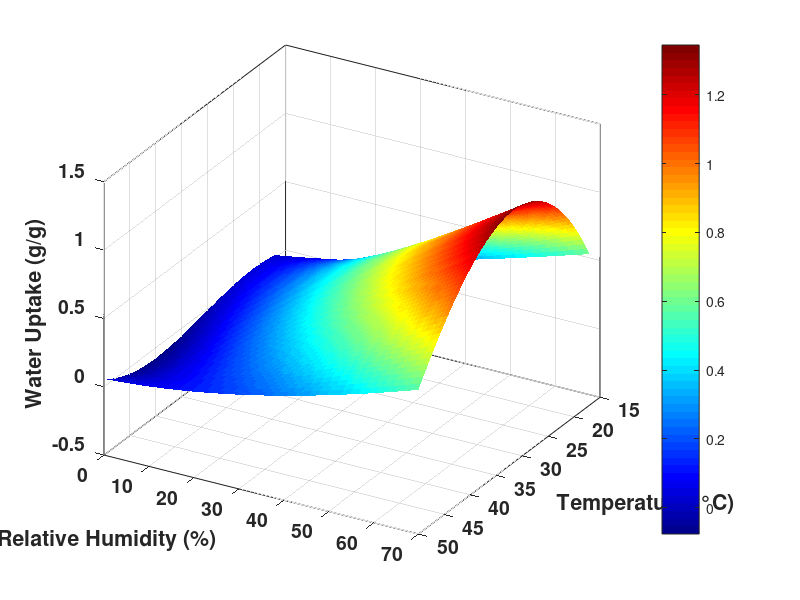

The MATLAB script that drew this image: (Note: this script raises an error after producing the figure.)
% Cubic Response Surface Model
clear; clc; close all;

% Raw data
T = [17 17 17 17 17 17 17 23 23 23 23 23 23 23 30 30 30 30 30 30 30 45 45 45 45 45 45 45 50 50 50 50 50 50 50]';   % Temperature (°C)
RH = [0 25 50 70 10 40 60 0 25 50 70 10 40 60 0 25 50 70 10 40 60 0 25 50 70 10 40 60 0 25 50 70 10 40 60]';             % Relative Humidity (% RH)
WU = [0 0.24 0.41 0.52 0.12 0.35 0.49 0 0.33 0.9 1.24 0.15 0.45 0.85 0 0.38 1.01 1.33 0.2 0.6 1.15 0 0.26 0.597 0.78 0.1 0.32 0.73 0 0.19 0.31 0.57 0.05 0.26 0.55]';   % Water Uptake (g/g)

% RH to water activity
Aw = RH / 100;  

% Design matrix
X = [ones(size(T)) , T , Aw , T.^2 , Aw.^2 , T.*Aw , T.^3 , Aw.^3 , T.^2.*Aw , T.*Aw.^2];
termNames = {'Intercept','T','aw','T^2','aw^2','T·aw','T^3','aw^3','T^2·aw','T·aw^2'};

% Solve OLS
b = X \ WU;
y_pred = X * b;
resid = WU - y_pred;

% Goodness of fit
SSres = sum(resid.^2);
SStot = sum((WU - mean(WU)).^2);
R2 = 1 - SSres/SStot;
n = numel(WU); p = numel(b);
AdjR2 = 1 - (1-R2)*(n-1)/(n-p-1);
RMSE = sqrt(mean(resid.^2));

% Print results
fprintf('\nCubic RSM Fit for Water Uptake Modelling Parameters\n');
for i = 1:numel(b)
    fprintf('%-8s = %+0.8f\n', termNames{i}, b(i));
end
fprintf('\nR² = %.4f | Adj R² = %.4f | RMSE = %.4f g/g\n', R2, AdjR2, RMSE);

% Plotting
[Tg, RHg] = meshgrid(linspace(min(T),max(T),70), linspace(min(RH),max(RH),70));
awg = RHg/100;

WU_pred = b(1) + b(2).*Tg + b(3).*awg + b(4).*Tg.^2 + b(5).*awg.^2 + ...
          b(6).*Tg.*awg + b(7).*Tg.^3 + b(8).*awg.^3 + ...
          b(9).*Tg.^2.*awg + b(10).*Tg.*awg.^2;

figure('Color','w');
surf(Tg, RHg, WU_pred, 'EdgeColor','none');
xlabel('Temperature (°C)','FontWeight','bold');
ylabel('Relative Humidity (%)','FontWeight','bold');
zlabel('Water Uptake (g/g)','FontWeight','bold');
colormap(jet); colorbar;
view(120,30);
hold on;
%scatter3(T, RH, WU, 70, 'k', 'filled', 'MarkerEdgeColor','w', 'LineWidth',1.2);
grid on; box on;
set(gca,'FontWeight','bold','FontSize',14);

% Test
fprintf('\nTest prediction: WU(30°C, 50%% RH) = %.3f g/g\n', WU_cubic(30,50));
